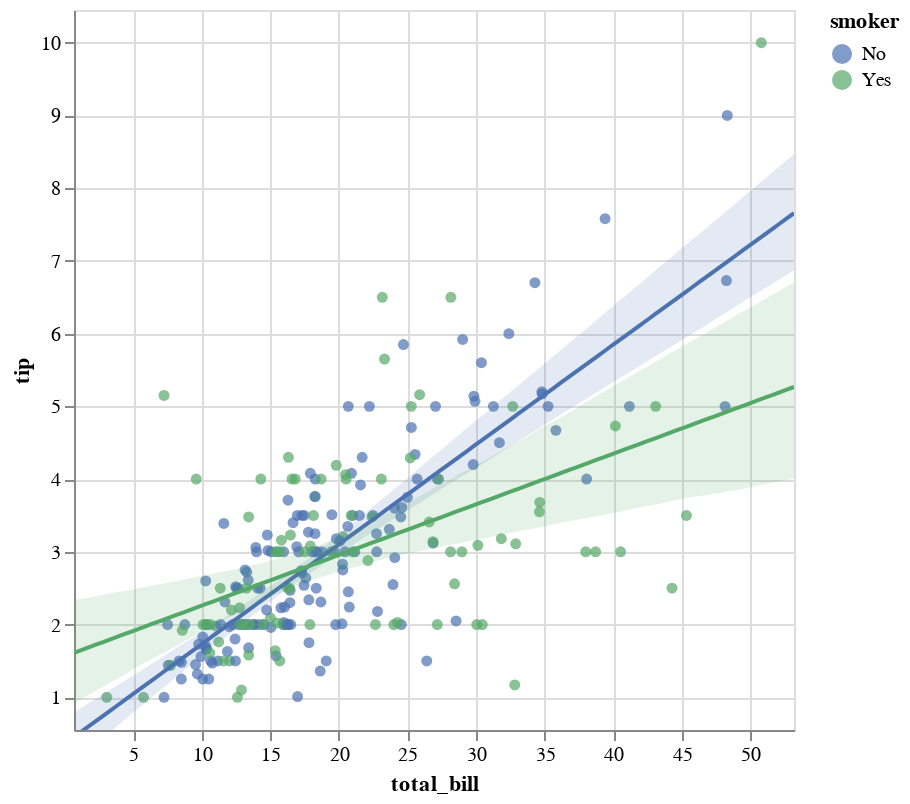

Write notebook code for a chart like this one.
### Code cell
display(salt.lmplot(x="total_bill", y="tip", hue="smoker", data=tips))
g = sns.lmplot(x="total_bill", y="tip", hue="smoker", data=tips)

### Figure 1 — Vega-Lite specification as saved in the notebook (floating-point values rounded to 4 significant figures; data arrays with more than 128 entries replaced by an {"elided": "..."} marker saying what was removed)
{"$schema": "https://vega.github.io/schema/vega-lite/v2.4.1.json", "config": {"view": {"height": 300, "width": 400}}, "height": 360, "layer": [{"data": {"values": {"elided": "244 records"}}, "encoding": {"color": {"field": "smoker", "scale": {"domain": ["No", "Yes"], "range": ["rgba(76.0,114.0,176.0,1)", "rgba(85.0,168.0,104.0,1)", "rgba(196.0,78.0,82.0,1)", "rgba(129.0,114.0,178.0,1)", "rgba(204.0,185.0,116.0,1)", "rgba(100.0,181.0,205.0,1)"]}, "type": "nominal"}, "x": {"axis": {"title": "total_bill"}, "field": "total_bill", "scale": {"domain": [0.683, 53.2], "nice": false}, "type": "quantitative"}, "y": {"axis": {"title": "tip"}, "field": "tip", "scale": {"domain": [0.55, 10.45], "nice": false}, "type": "quantitative"}}, "mark": {"clip": true, "type": "circle"}}, {"data": {"values": [{"x": 0.683, "y": 0.4537}, {"x": 1.213, "y": 0.5265}, {"x": 1.744, "y": 0.5993}, {"x": 2.274, "y": 0.672}, {"x": 2.805, "y": 0.7448}, {"x": 3.335, "y": 0.8175}, {"x": 3.866, "y": 0.8903}, {"x": 4.396, "y": 0.963}, {"x": 4.927, "y": 1.036}, {"x": 5.457, "y": 1.109}, {"x": 5.987, "y": 1.181}, {"x": 6.518, "y": 1.254}, {"x": 7.048, "y": 1.327}, {"x": 7.579, "y": 1.4}, {"x": 8.109, "y": 1.472}, {"x": 8.64, "y": 1.545}, {"x": 9.17, "y": 1.618}, {"x": 9.701, "y": 1.691}, {"x": 10.23, "y": 1.763}, {"x": 10.76, "y": 1.836}, {"x": 11.29, "y": 1.909}, {"x": 11.82, "y": 1.982}, {"x": 12.35, "y": 2.054}, {"x": 12.88, "y": 2.127}, {"x": 13.41, "y": 2.2}, {"x": 13.94, "y": 2.273}, {"x": 14.47, "y": 2.345}, {"x": 15.01, "y": 2.418}, {"x": 15.54, "y": 2.491}, {"x": 16.07, "y": 2.564}, {"x": 16.6, "y": 2.636}, {"x": 17.13, "y": 2.709}, {"x": 17.66, "y": 2.782}, {"x": 18.19, "y": 2.855}, {"x": 18.72, "y": 2.927}, {"x": 19.25, "y": 3.0}, {"x": 19.78, "y": 3.073}, {"x": 20.31, "y": 3.146}, {"x": 20.84, "y": 3.218}, {"x": 21.37, "y": 3.291}, {"x": 21.9, "y": 3.364}, {"x": 22.43, "y": 3.437}, {"x": 22.96, "y": 3.509}, {"x": 23.49, "y": 3.582}, {"x": 24.02, "y": 3.655}, {"x": 24.55, "y": 3.728}, {"x": 25.08, "y": 3.8}, {"x": 25.61, "y": 3.873}, {"x": 26.14, "y": 3.946}, {"x": 26.67, "y": 4.019}, {"x": 27.21, "y": 4.091}, {"x": 27.74, "y": 4.164}, {"x": 28.27, "y": 4.237}, {"x": 28.8, "y": 4.31}, {"x": 29.33, "y": 4.382}, {"x": 29.86, "y": 4.455}, {"x": 30.39, "y": 4.528}, {"x": 30.92, "y": 4.601}, {"x": 31.45, "y": 4.673}, {"x": 31.98, "y": 4.746}, {"x": 32.51, "y": 4.819}, {"x": 33.04, "y": 4.892}, {"x": 33.57, "y": 4.964}, {"x": 34.1, "y": 5.037}, {"x": 34.63, "y": 5.11}, {"x": 35.16, "y": 5.183}, {"x": 35.69, "y": 5.255}, {"x": 36.22, "y": 5.328}, {"x": 36.75, "y": 5.401}, {"x": 37.28, "y": 5.474}, {"x": 37.81, "y": 5.546}, {"x": 38.34, "y": 5.619}, {"x": 38.88, "y": 5.692}, {"x": 39.41, "y": 5.765}, {"x": 39.94, "y": 5.838}, {"x": 40.47, "y": 5.91}, {"x": 41.0, "y": 5.983}, {"x": 41.53, "y": 6.056}, {"x": 42.06, "y": 6.129}, {"x": 42.59, "y": 6.201}, {"x": 43.12, "y": 6.274}, {"x": 43.65, "y": 6.347}, {"x": 44.18, "y": 6.42}, {"x": 44.71, "y": 6.492}, {"x": 45.24, "y": 6.565}, {"x": 45.77, "y": 6.638}, {"x": 46.3, "y": 6.711}, {"x": 46.83, "y": 6.783}, {"x": 47.36, "y": 6.856}, {"x": 47.89, "y": 6.929}, {"x": 48.42, "y": 7.002}, {"x": 48.95, "y": 7.074}, {"x": 49.48, "y": 7.147}, {"x": 50.01, "y": 7.22}, {"x": 50.54, "y": 7.293}, {"x": 51.08, "y": 7.365}, {"x": 51.61, "y": 7.438}, {"x": 52.14, "y": 7.511}, {"x": 52.67, "y": 7.584}, {"x": 53.2, "y": 7.656}]}, "encoding": {"color": {"value": "rgba(76.0,114.0,176.0,1)"}, "x": {"field": "x", "scale": {"domain": [0.683, 53.2], "nice": false}, "type": "quantitative"}, "y": {"field": "y", "scale": {"domain": [0.55, 10.45], "nice": false}, "type": "quantitative"}}, "mark": {"clip": true, "type": "line"}}, {"data": {"values": [{"x": 0.683, "y1": 0.1201, "y2": 0.7938}, {"x": 1.213, "y1": 0.2017, "y2": 0.856}, {"x": 1.744, "y1": 0.2833, "y2": 0.9179}, {"x": 2.274, "y1": 0.3649, "y2": 0.9791}, {"x": 2.805, "y1": 0.4465, "y2": 1.041}, {"x": 3.335, "y1": 0.5282, "y2": 1.102}, {"x": 3.866, "y1": 0.6099, "y2": 1.165}, {"x": 4.396, "y1": 0.6979, "y2": 1.227}, {"x": 4.927, "y1": 0.7801, "y2": 1.289}, {"x": 5.457, "y1": 0.8607, "y2": 1.351}, {"x": 5.987, "y1": 0.9414, "y2": 1.415}, {"x": 6.518, "y1": 1.026, "y2": 1.479}, {"x": 7.048, "y1": 1.109, "y2": 1.541}, {"x": 7.579, "y1": 1.193, "y2": 1.607}, {"x": 8.109, "y1": 1.275, "y2": 1.673}, {"x": 8.64, "y1": 1.356, "y2": 1.737}, {"x": 9.17, "y1": 1.437, "y2": 1.798}, {"x": 9.701, "y1": 1.518, "y2": 1.861}, {"x": 10.23, "y1": 1.599, "y2": 1.925}, {"x": 10.76, "y1": 1.68, "y2": 1.989}, {"x": 11.29, "y1": 1.761, "y2": 2.054}, {"x": 11.82, "y1": 1.842, "y2": 2.12}, {"x": 12.35, "y1": 1.924, "y2": 2.189}, {"x": 12.88, "y1": 2.004, "y2": 2.256}, {"x": 13.41, "y1": 2.08, "y2": 2.322}, {"x": 13.94, "y1": 2.158, "y2": 2.388}, {"x": 14.47, "y1": 2.236, "y2": 2.459}, {"x": 15.01, "y1": 2.313, "y2": 2.529}, {"x": 15.54, "y1": 2.388, "y2": 2.599}, {"x": 16.07, "y1": 2.462, "y2": 2.669}, {"x": 16.6, "y1": 2.534, "y2": 2.737}, {"x": 17.13, "y1": 2.603, "y2": 2.811}, {"x": 17.66, "y1": 2.672, "y2": 2.889}, {"x": 18.19, "y1": 2.741, "y2": 2.968}, {"x": 18.72, "y1": 2.81, "y2": 3.047}, {"x": 19.25, "y1": 2.874, "y2": 3.128}, {"x": 19.78, "y1": 2.944, "y2": 3.21}, {"x": 20.31, "y1": 3.007, "y2": 3.287}, {"x": 20.84, "y1": 3.072, "y2": 3.367}, {"x": 21.37, "y1": 3.138, "y2": 3.447}, {"x": 21.9, "y1": 3.203, "y2": 3.53}, {"x": 22.43, "y1": 3.264, "y2": 3.615}, {"x": 22.96, "y1": 3.327, "y2": 3.697}, {"x": 23.49, "y1": 3.389, "y2": 3.779}, {"x": 24.02, "y1": 3.452, "y2": 3.86}, {"x": 24.55, "y1": 3.514, "y2": 3.942}, {"x": 25.08, "y1": 3.575, "y2": 4.027}, {"x": 25.61, "y1": 3.638, "y2": 4.111}, {"x": 26.14, "y1": 3.7, "y2": 4.197}, {"x": 26.67, "y1": 3.764, "y2": 4.28}, {"x": 27.21, "y1": 3.83, "y2": 4.362}, {"x": 27.74, "y1": 3.895, "y2": 4.445}, {"x": 28.27, "y1": 3.958, "y2": 4.53}, {"x": 28.8, "y1": 4.02, "y2": 4.612}, {"x": 29.33, "y1": 4.076, "y2": 4.698}, {"x": 29.86, "y1": 4.134, "y2": 4.781}, {"x": 30.39, "y1": 4.198, "y2": 4.862}, {"x": 30.92, "y1": 4.262, "y2": 4.945}, {"x": 31.45, "y1": 4.325, "y2": 5.029}, {"x": 31.98, "y1": 4.385, "y2": 5.114}, {"x": 32.51, "y1": 4.448, "y2": 5.197}, {"x": 33.04, "y1": 4.512, "y2": 5.28}, {"x": 33.57, "y1": 4.576, "y2": 5.363}, {"x": 34.1, "y1": 4.639, "y2": 5.446}, {"x": 34.63, "y1": 4.703, "y2": 5.529}, {"x": 35.16, "y1": 4.766, "y2": 5.612}, {"x": 35.69, "y1": 4.828, "y2": 5.695}, {"x": 36.22, "y1": 4.89, "y2": 5.779}, {"x": 36.75, "y1": 4.952, "y2": 5.864}, {"x": 37.28, "y1": 5.014, "y2": 5.948}, {"x": 37.81, "y1": 5.076, "y2": 6.031}, {"x": 38.34, "y1": 5.138, "y2": 6.113}, {"x": 38.88, "y1": 5.2, "y2": 6.198}, {"x": 39.41, "y1": 5.263, "y2": 6.284}, {"x": 39.94, "y1": 5.325, "y2": 6.369}, {"x": 40.47, "y1": 5.386, "y2": 6.453}, {"x": 41.0, "y1": 5.447, "y2": 6.536}, {"x": 41.53, "y1": 5.508, "y2": 6.62}, {"x": 42.06, "y1": 5.569, "y2": 6.704}, {"x": 42.59, "y1": 5.631, "y2": 6.788}, {"x": 43.12, "y1": 5.692, "y2": 6.874}, {"x": 43.65, "y1": 5.753, "y2": 6.958}, {"x": 44.18, "y1": 5.814, "y2": 7.041}, {"x": 44.71, "y1": 5.876, "y2": 7.124}, {"x": 45.24, "y1": 5.94, "y2": 7.208}, {"x": 45.77, "y1": 6.001, "y2": 7.291}, {"x": 46.3, "y1": 6.062, "y2": 7.374}, {"x": 46.83, "y1": 6.123, "y2": 7.458}, {"x": 47.36, "y1": 6.186, "y2": 7.542}, {"x": 47.89, "y1": 6.249, "y2": 7.626}, {"x": 48.42, "y1": 6.313, "y2": 7.71}, {"x": 48.95, "y1": 6.376, "y2": 7.794}, {"x": 49.48, "y1": 6.439, "y2": 7.878}, {"x": 50.01, "y1": 6.5, "y2": 7.962}, {"x": 50.54, "y1": 6.561, "y2": 8.046}, {"x": 51.08, "y1": 6.623, "y2": 8.13}, {"x": 51.61, "y1": 6.686, "y2": 8.214}, {"x": 52.14, "y1": 6.749, "y2": 8.298}, {"x": 52.67, "y1": 6.81, "y2": 8.382}, {"x": 53.2, "y1": 6.87, "y2": 8.467}]}, "encoding": {"color": {"value": "rgba(76.0,114.0,176.0,1)"}, "opacity": {"value": 0.15}, "x": {"field": "x", "scale": {"domain": [0.683, 53.2], "nice": false}, "type": "quantitative"}, "y": {"field": "y1", "scale": {"domain": [0.55, 10.45], "nice": false}, "type": "quantitative"}, "y2": {"field": "y2", "type": "quantitative"}}, "mark": {"clip": true, "type": "area"}}, {"data": {"values": [{"x": 0.683, "y": 1.612}, {"x": 1.213, "y": 1.649}, {"x": 1.744, "y": 1.686}, {"x": 2.274, "y": 1.723}, {"x": 2.805, "y": 1.759}, {"x": 3.335, "y": 1.796}, {"x": 3.866, "y": 1.833}, {"x": 4.396, "y": 1.87}, {"x": 4.927, "y": 1.907}, {"x": 5.457, "y": 1.944}, {"x": 5.987, "y": 1.981}, {"x": 6.518, "y": 2.018}, {"x": 7.048, "y": 2.055}, {"x": 7.579, "y": 2.092}, {"x": 8.109, "y": 2.129}, {"x": 8.64, "y": 2.166}, {"x": 9.17, "y": 2.202}, {"x": 9.701, "y": 2.239}, {"x": 10.23, "y": 2.276}, {"x": 10.76, "y": 2.313}, {"x": 11.29, "y": 2.35}, {"x": 11.82, "y": 2.387}, {"x": 12.35, "y": 2.424}, {"x": 12.88, "y": 2.461}, {"x": 13.41, "y": 2.498}, {"x": 13.94, "y": 2.535}, {"x": 14.47, "y": 2.572}, {"x": 15.01, "y": 2.608}, {"x": 15.54, "y": 2.645}, {"x": 16.07, "y": 2.682}, {"x": 16.6, "y": 2.719}, {"x": 17.13, "y": 2.756}, {"x": 17.66, "y": 2.793}, {"x": 18.19, "y": 2.83}, {"x": 18.72, "y": 2.867}, {"x": 19.25, "y": 2.904}, {"x": 19.78, "y": 2.941}, {"x": 20.31, "y": 2.978}, {"x": 20.84, "y": 3.015}, {"x": 21.37, "y": 3.051}, {"x": 21.9, "y": 3.088}, {"x": 22.43, "y": 3.125}, {"x": 22.96, "y": 3.162}, {"x": 23.49, "y": 3.199}, {"x": 24.02, "y": 3.236}, {"x": 24.55, "y": 3.273}, {"x": 25.08, "y": 3.31}, {"x": 25.61, "y": 3.347}, {"x": 26.14, "y": 3.384}, {"x": 26.67, "y": 3.421}, {"x": 27.21, "y": 3.457}, {"x": 27.74, "y": 3.494}, {"x": 28.27, "y": 3.531}, {"x": 28.8, "y": 3.568}, {"x": 29.33, "y": 3.605}, {"x": 29.86, "y": 3.642}, {"x": 30.39, "y": 3.679}, {"x": 30.92, "y": 3.716}, {"x": 31.45, "y": 3.753}, {"x": 31.98, "y": 3.79}, {"x": 32.51, "y": 3.827}, {"x": 33.04, "y": 3.864}, {"x": 33.57, "y": 3.9}, {"x": 34.1, "y": 3.937}, {"x": 34.63, "y": 3.974}, {"x": 35.16, "y": 4.011}, {"x": 35.69, "y": 4.048}, {"x": 36.22, "y": 4.085}, {"x": 36.75, "y": 4.122}, {"x": 37.28, "y": 4.159}, {"x": 37.81, "y": 4.196}, {"x": 38.34, "y": 4.233}, {"x": 38.88, "y": 4.27}, {"x": 39.41, "y": 4.307}, {"x": 39.94, "y": 4.343}, {"x": 40.47, "y": 4.38}, {"x": 41.0, "y": 4.417}, {"x": 41.53, "y": 4.454}, {"x": 42.06, "y": 4.491}, {"x": 42.59, "y": 4.528}, {"x": 43.12, "y": 4.565}, {"x": 43.65, "y": 4.602}, {"x": 44.18, "y": 4.639}, {"x": 44.71, "y": 4.676}, {"x": 45.24, "y": 4.713}, {"x": 45.77, "y": 4.749}, {"x": 46.3, "y": 4.786}, {"x": 46.83, "y": 4.823}, {"x": 47.36, "y": 4.86}, {"x": 47.89, "y": 4.897}, {"x": 48.42, "y": 4.934}, {"x": 48.95, "y": 4.971}, {"x": 49.48, "y": 5.008}, {"x": 50.01, "y": 5.045}, {"x": 50.54, "y": 5.082}, {"x": 51.08, "y": 5.119}, {"x": 51.61, "y": 5.156}, {"x": 52.14, "y": 5.192}, {"x": 52.67, "y": 5.229}, {"x": 53.2, "y": 5.266}]}, "encoding": {"color": {"value": "rgba(85.0,168.0,104.0,1)"}, "x": {"field": "x", "scale": {"domain": [0.683, 53.2], "nice": false}, "type": "quantitative"}, "y": {"field": "y", "scale": {"domain": [0.55, 10.45], "nice": false}, "type": "quantitative"}}, "mark": {"clip": true, "type": "line"}}, {"data": {"values": [{"x": 0.683, "y1": 0.9152, "y2": 2.338}, {"x": 1.213, "y1": 0.9731, "y2": 2.353}, {"x": 1.744, "y1": 1.033, "y2": 2.37}, {"x": 2.274, "y1": 1.091, "y2": 2.387}, {"x": 2.805, "y1": 1.149, "y2": 2.408}, {"x": 3.335, "y1": 1.206, "y2": 2.429}, {"x": 3.866, "y1": 1.26, "y2": 2.446}, {"x": 4.396, "y1": 1.318, "y2": 2.463}, {"x": 4.927, "y1": 1.378, "y2": 2.48}, {"x": 5.457, "y1": 1.435, "y2": 2.504}, {"x": 5.987, "y1": 1.487, "y2": 2.524}, {"x": 6.518, "y1": 1.542, "y2": 2.539}, {"x": 7.048, "y1": 1.595, "y2": 2.559}, {"x": 7.579, "y1": 1.649, "y2": 2.575}, {"x": 8.109, "y1": 1.702, "y2": 2.596}, {"x": 8.64, "y1": 1.759, "y2": 2.616}, {"x": 9.17, "y1": 1.814, "y2": 2.635}, {"x": 9.701, "y1": 1.873, "y2": 2.656}, {"x": 10.23, "y1": 1.925, "y2": 2.679}, {"x": 10.76, "y1": 1.977, "y2": 2.7}, {"x": 11.29, "y1": 2.025, "y2": 2.719}, {"x": 11.82, "y1": 2.08, "y2": 2.736}, {"x": 12.35, "y1": 2.129, "y2": 2.758}, {"x": 12.88, "y1": 2.179, "y2": 2.781}, {"x": 13.41, "y1": 2.227, "y2": 2.804}, {"x": 13.94, "y1": 2.279, "y2": 2.828}, {"x": 14.47, "y1": 2.325, "y2": 2.85}, {"x": 15.01, "y1": 2.38, "y2": 2.878}, {"x": 15.54, "y1": 2.424, "y2": 2.904}, {"x": 16.07, "y1": 2.463, "y2": 2.925}, {"x": 16.6, "y1": 2.505, "y2": 2.953}, {"x": 17.13, "y1": 2.547, "y2": 2.989}, {"x": 17.66, "y1": 2.584, "y2": 3.022}, {"x": 18.19, "y1": 2.619, "y2": 3.063}, {"x": 18.72, "y1": 2.65, "y2": 3.104}, {"x": 19.25, "y1": 2.684, "y2": 3.146}, {"x": 19.78, "y1": 2.711, "y2": 3.186}, {"x": 20.31, "y1": 2.742, "y2": 3.235}, {"x": 20.84, "y1": 2.772, "y2": 3.275}, {"x": 21.37, "y1": 2.799, "y2": 3.324}, {"x": 21.9, "y1": 2.827, "y2": 3.373}, {"x": 22.43, "y1": 2.856, "y2": 3.425}, {"x": 22.96, "y1": 2.884, "y2": 3.476}, {"x": 23.49, "y1": 2.909, "y2": 3.531}, {"x": 24.02, "y1": 2.931, "y2": 3.579}, {"x": 24.55, "y1": 2.956, "y2": 3.632}, {"x": 25.08, "y1": 2.976, "y2": 3.686}, {"x": 25.61, "y1": 2.999, "y2": 3.74}, {"x": 26.14, "y1": 3.02, "y2": 3.795}, {"x": 26.67, "y1": 3.041, "y2": 3.855}, {"x": 27.21, "y1": 3.06, "y2": 3.907}, {"x": 27.74, "y1": 3.079, "y2": 3.955}, {"x": 28.27, "y1": 3.102, "y2": 4.011}, {"x": 28.8, "y1": 3.119, "y2": 4.072}, {"x": 29.33, "y1": 3.141, "y2": 4.12}, {"x": 29.86, "y1": 3.161, "y2": 4.176}, {"x": 30.39, "y1": 3.179, "y2": 4.233}, {"x": 30.92, "y1": 3.198, "y2": 4.288}, {"x": 31.45, "y1": 3.22, "y2": 4.348}, {"x": 31.98, "y1": 3.238, "y2": 4.403}, {"x": 32.51, "y1": 3.258, "y2": 4.456}, {"x": 33.04, "y1": 3.278, "y2": 4.508}, {"x": 33.57, "y1": 3.298, "y2": 4.563}, {"x": 34.1, "y1": 3.319, "y2": 4.626}, {"x": 34.63, "y1": 3.339, "y2": 4.689}, {"x": 35.16, "y1": 3.359, "y2": 4.746}, {"x": 35.69, "y1": 3.379, "y2": 4.799}, {"x": 36.22, "y1": 3.399, "y2": 4.852}, {"x": 36.75, "y1": 3.419, "y2": 4.909}, {"x": 37.28, "y1": 3.438, "y2": 4.971}, {"x": 37.81, "y1": 3.455, "y2": 5.035}, {"x": 38.34, "y1": 3.472, "y2": 5.096}, {"x": 38.88, "y1": 3.489, "y2": 5.154}, {"x": 39.41, "y1": 3.512, "y2": 5.211}, {"x": 39.94, "y1": 3.534, "y2": 5.269}, {"x": 40.47, "y1": 3.552, "y2": 5.326}, {"x": 41.0, "y1": 3.573, "y2": 5.384}, {"x": 41.53, "y1": 3.596, "y2": 5.441}, {"x": 42.06, "y1": 3.616, "y2": 5.499}, {"x": 42.59, "y1": 3.634, "y2": 5.556}, {"x": 43.12, "y1": 3.652, "y2": 5.613}, {"x": 43.65, "y1": 3.672, "y2": 5.671}, {"x": 44.18, "y1": 3.694, "y2": 5.729}, {"x": 44.71, "y1": 3.717, "y2": 5.786}, {"x": 45.24, "y1": 3.737, "y2": 5.843}, {"x": 45.77, "y1": 3.754, "y2": 5.901}, {"x": 46.3, "y1": 3.769, "y2": 5.959}, {"x": 46.83, "y1": 3.783, "y2": 6.016}, {"x": 47.36, "y1": 3.797, "y2": 6.074}, {"x": 47.89, "y1": 3.811, "y2": 6.131}, {"x": 48.42, "y1": 3.828, "y2": 6.189}, {"x": 48.95, "y1": 3.848, "y2": 6.246}, {"x": 49.48, "y1": 3.868, "y2": 6.304}, {"x": 50.01, "y1": 3.888, "y2": 6.361}, {"x": 50.54, "y1": 3.908, "y2": 6.419}, {"x": 51.08, "y1": 3.929, "y2": 6.476}, {"x": 51.61, "y1": 3.949, "y2": 6.534}, {"x": 52.14, "y1": 3.969, "y2": 6.591}, {"x": 52.67, "y1": 3.989, "y2": 6.649}, {"x": 53.2, "y1": 4.009, "y2": 6.706}]}, "encoding": {"color": {"value": "rgba(85.0,168.0,104.0,1)"}, "opacity": {"value": 0.15}, "x": {"field": "x", "scale": {"domain": [0.683, 53.2], "nice": false}, "type": "quantitative"}, "y": {"field": "y1", "scale": {"domain": [0.55, 10.45], "nice": false}, "type": "quantitative"}, "y2": {"field": "y2", "type": "quantitative"}}, "mark": {"clip": true, "type": "area"}}], "title": "", "width": 360}
